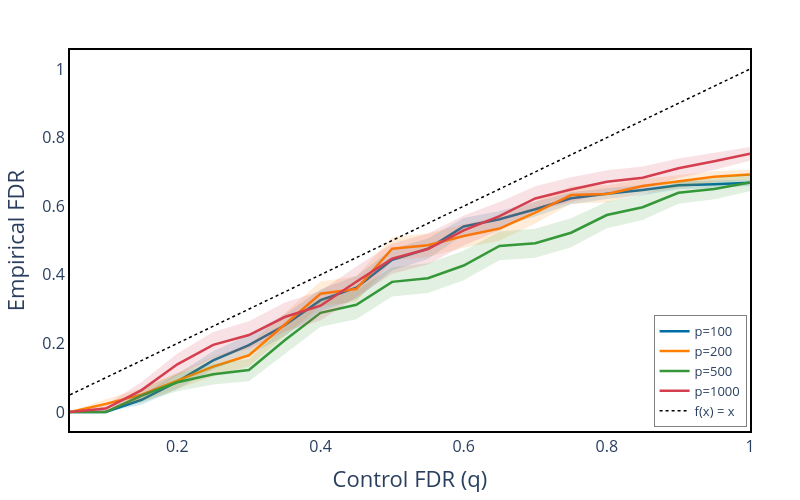

Notebook code cell kept with this figure:
### Markdown cell above
# FDR control

### Code cell
import plotly.graph_objects as go
import pandas as pd
import numpy as np

# ----- DNetEx (Green family) -----
dnet_100 = 'rgba(0, 107, 164, 1)'         # Blue
dnet_100_shade = 'rgba(0, 107, 164, 0.15)'
dnet_200 = 'rgba(255, 128, 0, 1)'      # Orange
dnet_200_shade = 'rgba(255, 128, 0, 0.15)'
dnet_500 = 'rgba(53, 151, 56, 1)'      # Green
dnet_500_shade = 'rgba(53, 151, 56, 0.15)'
dnet_1000 = 'rgba(213, 62, 79, 1)'      # Green
dnet_1000_shade = 'rgba(213, 62, 79, 0.15)'

fig = go.Figure()

# DNetEx p=100
run_number = 0
fig.add_trace(go.Scatter(
    x=runs_qs_list[run_number], y=runs_fdr_list[run_number],
    mode='lines', name=f'p=100',
    line=dict(color=dnet_100, width=2.5)
))
fig.add_trace(go.Scatter(
    x=list(runs_qs_list[run_number]) + list(runs_qs_list[run_number][::-1]),
    y=list(runs_fdr_list[run_number] + runs_fdr_se_list[run_number]) + list((runs_fdr_list[run_number] - runs_fdr_se_list[run_number])[::-1]),
    fill='toself', fillcolor=dnet_100_shade,
    line=dict(color='rgba(255,255,255,0)'), hoverinfo="skip", showlegend=False
))

# DNetEx p=200
run_number = 1
fig.add_trace(go.Scatter(
    x=runs_qs_list[run_number], y=runs_fdr_list[run_number],
    mode='lines', name=f'p=200',
    line=dict(color=dnet_200, width=2.5)
))
fig.add_trace(go.Scatter(
    x=list(runs_qs_list[run_number]) + list(runs_qs_list[run_number][::-1]),
    y=list(runs_fdr_list[run_number] + runs_fdr_se_list[run_number]) + list((runs_fdr_list[run_number] - runs_fdr_se_list[run_number])[::-1]),
    fill='toself', fillcolor=dnet_200_shade,
    line=dict(color='rgba(255,255,255,0)'), hoverinfo="skip", showlegend=False
))

# DNetEx p=500
run_number = 2
fig.add_trace(go.Scatter(
    x=runs_qs_list[run_number], y=runs_fdr_list[run_number],
    mode='lines', name=f'p=500',
    line=dict(color=dnet_500, width=2.5)
))
fig.add_trace(go.Scatter(
    x=list(runs_qs_list[run_number]) + list(runs_qs_list[run_number][::-1]),
    y=list(runs_fdr_list[run_number] + runs_fdr_se_list[run_number]) + list((runs_fdr_list[run_number] - runs_fdr_se_list[run_number])[::-1]),
    fill='toself', fillcolor=dnet_500_shade,
    line=dict(color='rgba(255,255,255,0)'), hoverinfo="skip", showlegend=False
))

# DNetEx p=1000
run_number = 3
fig.add_trace(go.Scatter(
    x=runs_qs_list[run_number], y=runs_fdr_list[run_number],
    mode='lines', name=f'p=1000',
    line=dict(color=dnet_1000, width=2.5)
))
fig.add_trace(go.Scatter(
    x=list(runs_qs_list[run_number]) + list(runs_qs_list[run_number][::-1]),
    y=list(runs_fdr_list[run_number] + runs_fdr_se_list[run_number]) + list((runs_fdr_list[run_number] - runs_fdr_se_list[run_number])[::-1]),
    fill='toself', fillcolor=dnet_1000_shade,
    line=dict(color='rgba(255,255,255,0)'), hoverinfo="skip", showlegend=False
))

# Reference Line
fig.add_trace(go.Scatter(
    x=[min(runs_qs_list[run_number]), max(runs_qs_list[run_number])],
    y=[min(runs_qs_list[run_number]), max(runs_qs_list[run_number])],
    mode='lines', line=dict(color='black', dash='dot', width=1.5), name="f(x) = x"
))

# Layout Updates
fig.update_layout(
    autosize=False,
    xaxis1=dict(tickfont=dict(size=16),showticklabels=True),
    yaxis1=dict(tickfont=dict(size=16),showticklabels=True),
    width=800,
    height=500,
    xaxis_title='Control FDR (q)',
    yaxis_title='Empirical FDR',
    plot_bgcolor='white',
    paper_bgcolor='white',
    margin=dict(l=50, r=50, t=50, b=50),
    showlegend=True,
    legend=dict(
    x=0.995,
    y=0.01,
    xanchor='right',
    yanchor='bottom',
    bgcolor='rgba(255, 255, 255, 0.8)',
    bordercolor='gray',
    borderwidth=1,
    font=dict(size=13)
    ),
    xaxis=dict(showline=True, linewidth=2, linecolor='black', mirror=True),
    yaxis=dict(showline=True, linewidth=2, linecolor='black', mirror=True),
    font=dict(size=18)
)

# Ensure the output directory exists if it doesn't
import os
if not os.path.exists("Results"):
    os.makedirs("Results")

fig.write_image("Results/dimension-fdr-control.pdf")
fig.show()

### Figure 1 — Plotly figure (JSON) as saved in the notebook; plotly's stock layout.template omitted (floating-point values rounded to 4 significant figures)
{"data": [{"line": {"color": "rgba(0, 107, 164, 1)", "width": 2.5}, "mode": "lines", "name": "p=100", "type": "scatter", "x": [0.05, 0.1, 0.15, 0.2, 0.25, 0.3, 0.35, 0.4, 0.45, 0.5, 0.55, 0.6, 0.65, 0.7, 0.75, 0.8, 0.85, 0.9, 0.95, 1], "y": [0, 0, 0.03544, 0.08871, 0.1505, 0.1949, 0.2529, 0.3261, 0.3624, 0.4438, 0.4759, 0.541, 0.5619, 0.591, 0.6232, 0.6366, 0.6472, 0.6613, 0.6641, 0.6685]}, {"fill": "toself", "fillcolor": "rgba(0, 107, 164, 0.15)", "hoverinfo": "skip", "line": {"color": "rgba(255,255,255,0)"}, "showlegend": false, "type": "scatter", "x": [0.05, 0.1, 0.15, 0.2, 0.25, 0.3, 0.35, 0.4, 0.45, 0.5, 0.55, 0.6, 0.65, 0.7, 0.75, 0.8, 0.85, 0.9, 0.95, 1, 1, 0.95, 0.9, 0.85, 0.8, 0.75, 0.7, 0.65, 0.6, 0.55, 0.5, 0.45, 0.4, 0.35, 0.3, 0.25, 0.2, 0.15, 0.1, 0.05], "y": [0, 0, 0.05014, 0.1104, 0.1769, 0.2252, 0.2844, 0.3576, 0.3962, 0.4752, 0.5059, 0.5653, 0.5857, 0.6122, 0.6408, 0.6524, 0.6628, 0.6729, 0.675, 0.6779, 0.659, 0.6532, 0.6497, 0.6316, 0.6209, 0.6055, 0.5698, 0.5382, 0.5168, 0.4459, 0.4125, 0.3286, 0.2945, 0.2215, 0.1647, 0.124, 0.06706, 0.02073, 0, 0]}, {"line": {"color": "rgba(255, 128, 0, 1)", "width": 2.5}, "mode": "lines", "name": "p=200", "type": "scatter", "x": [0.05, 0.1, 0.15, 0.2, 0.25, 0.3, 0.35, 0.4, 0.45, 0.5, 0.55, 0.6, 0.65, 0.7, 0.75, 0.8, 0.85, 0.9, 0.95, 1], "y": [0, 0.02364, 0.05043, 0.09099, 0.1321, 0.1652, 0.2551, 0.3448, 0.3584, 0.4762, 0.4862, 0.5131, 0.5347, 0.581, 0.6324, 0.6359, 0.6589, 0.672, 0.6857, 0.6923]}, {"fill": "toself", "fillcolor": "rgba(255, 128, 0, 0.15)", "hoverinfo": "skip", "line": {"color": "rgba(255,255,255,0)"}, "showlegend": false, "type": "scatter", "x": [0.05, 0.1, 0.15, 0.2, 0.25, 0.3, 0.35, 0.4, 0.45, 0.5, 0.55, 0.6, 0.65, 0.7, 0.75, 0.8, 0.85, 0.9, 0.95, 1, 1, 0.95, 0.9, 0.85, 0.8, 0.75, 0.7, 0.65, 0.6, 0.55, 0.5, 0.45, 0.4, 0.35, 0.3, 0.25, 0.2, 0.15, 0.1, 0.05], "y": [0, 0.03709, 0.06946, 0.1154, 0.161, 0.197, 0.2895, 0.3807, 0.3959, 0.5105, 0.5207, 0.5472, 0.5699, 0.6127, 0.6579, 0.6608, 0.6796, 0.6899, 0.7022, 0.7069, 0.6778, 0.6692, 0.6541, 0.6381, 0.611, 0.6068, 0.5494, 0.4995, 0.479, 0.4518, 0.4419, 0.321, 0.309, 0.2206, 0.1335, 0.1032, 0.06656, 0.0314, 0.01019, 0]}, {"line": {"color": "rgba(53, 151, 56, 1)", "width": 2.5}, "mode": "lines", "name": "p=500", "type": "scatter", "x": [0.05, 0.1, 0.15, 0.2, 0.25, 0.3, 0.35, 0.4, 0.45, 0.5, 0.55, 0.6, 0.65, 0.7, 0.75, 0.8, 0.85, 0.9, 0.95, 1], "y": [0, 0, 0.04774, 0.08649, 0.1097, 0.1225, 0.2089, 0.2891, 0.3125, 0.3794, 0.3901, 0.4271, 0.484, 0.4921, 0.5227, 0.5743, 0.5971, 0.6392, 0.6504, 0.6689]}, {"fill": "toself", "fillcolor": "rgba(53, 151, 56, 0.15)", "hoverinfo": "skip", "line": {"color": "rgba(255,255,255,0)"}, "showlegend": false, "type": "scatter", "x": [0.05, 0.1, 0.15, 0.2, 0.25, 0.3, 0.35, 0.4, 0.45, 0.5, 0.55, 0.6, 0.65, 0.7, 0.75, 0.8, 0.85, 0.9, 0.95, 1, 1, 0.95, 0.9, 0.85, 0.8, 0.75, 0.7, 0.65, 0.6, 0.55, 0.5, 0.45, 0.4, 0.35, 0.3, 0.25, 0.2, 0.15, 0.1, 0.05], "y": [0, 0, 0.06771, 0.1123, 0.1396, 0.1553, 0.2472, 0.3295, 0.3544, 0.4222, 0.4335, 0.4699, 0.526, 0.5343, 0.5652, 0.6128, 0.6343, 0.671, 0.6805, 0.6944, 0.6434, 0.6203, 0.6073, 0.5598, 0.5358, 0.4803, 0.4499, 0.4421, 0.3844, 0.3468, 0.3366, 0.2705, 0.2487, 0.1705, 0.08974, 0.07977, 0.06064, 0.02776, 0, 0]}, {"line": {"color": "rgba(213, 62, 79, 1)", "width": 2.5}, "mode": "lines", "name": "p=1000", "type": "scatter", "x": [0.05, 0.1, 0.15, 0.2, 0.25, 0.3, 0.35, 0.4, 0.45, 0.5, 0.55, 0.6, 0.65, 0.7, 0.75, 0.8, 0.85, 0.9, 0.95, 1], "y": [0, 0.01, 0.06384, 0.1389, 0.1958, 0.2243, 0.2769, 0.3098, 0.3796, 0.4471, 0.4752, 0.5294, 0.5708, 0.6226, 0.6489, 0.6713, 0.6831, 0.7105, 0.7309, 0.7528]}, {"fill": "toself", "fillcolor": "rgba(213, 62, 79, 0.15)", "hoverinfo": "skip", "line": {"color": "rgba(255,255,255,0)"}, "showlegend": false, "type": "scatter", "x": [0.05, 0.1, 0.15, 0.2, 0.25, 0.3, 0.35, 0.4, 0.45, 0.5, 0.55, 0.6, 0.65, 0.7, 0.75, 0.8, 0.85, 0.9, 0.95, 1, 1, 0.95, 0.9, 0.85, 0.8, 0.75, 0.7, 0.65, 0.6, 0.55, 0.5, 0.45, 0.4, 0.35, 0.3, 0.25, 0.2, 0.15, 0.1, 0.05], "y": [0, 0.02, 0.08709, 0.1705, 0.2334, 0.2648, 0.3189, 0.353, 0.4244, 0.4913, 0.5203, 0.5731, 0.6122, 0.6582, 0.6848, 0.7049, 0.7161, 0.7389, 0.756, 0.7725, 0.7332, 0.7057, 0.682, 0.6501, 0.6377, 0.613, 0.5871, 0.5294, 0.4856, 0.4301, 0.4029, 0.3348, 0.2666, 0.2349, 0.1837, 0.1581, 0.1072, 0.04059, 3.469e-18, 0]}, {"line": {"color": "black", "dash": "dot", "width": 1.5}, "mode": "lines", "name": "f(x) = x", "type": "scatter", "x": [0.05, 1], "y": [0.05, 1]}], "layout": {"autosize": false, "font": {"size": 18}, "height": 500, "legend": {"bgcolor": "rgba(255, 255, 255, 0.8)", "bordercolor": "gray", "borderwidth": 1, "font": {"size": 13}, "x": 0.995, "xanchor": "right", "y": 0.01, "yanchor": "bottom"}, "margin": {"b": 50, "l": 50, "r": 50, "t": 50}, "paper_bgcolor": "white", "plot_bgcolor": "white", "showlegend": true, "width": 800, "xaxis": {"linecolor": "black", "linewidth": 2, "mirror": true, "showline": true, "showticklabels": true, "tickfont": {"size": 16}, "title": {"text": "Control FDR (q)"}}, "yaxis": {"linecolor": "black", "linewidth": 2, "mirror": true, "showline": true, "showticklabels": true, "tickfont": {"size": 16}, "title": {"text": "Empirical FDR"}}}}
